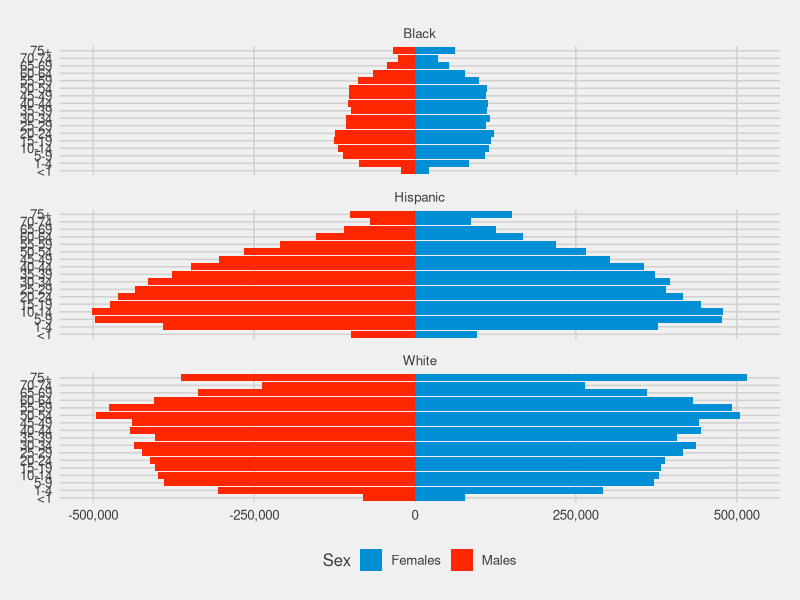
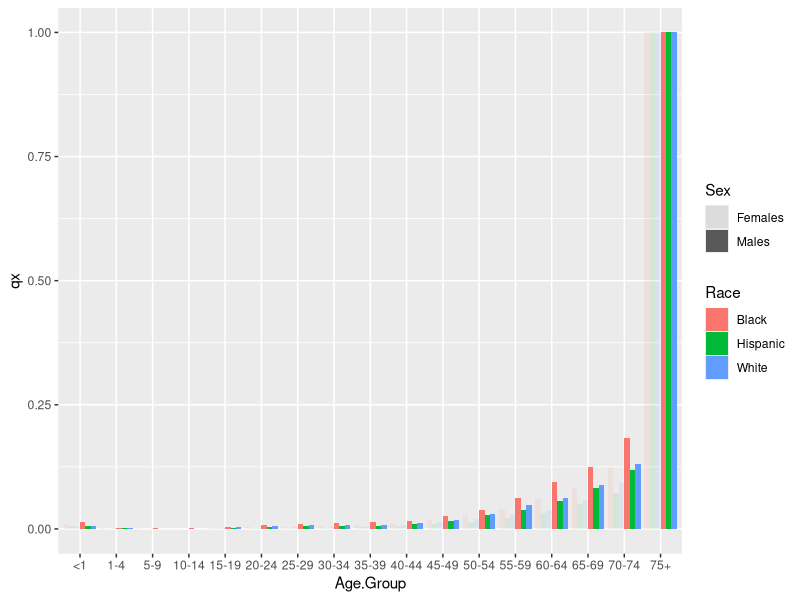

The R script that drew these images, in order:
## ---- chunk 1
require(dplyr)
require(ggplot2)
require(ggthemes)

# require(googlesheets)
# gs_title("Life Tables") %>% gs_read_csv("USA-2011") %>% write.csv("LifeTable_USA2011.csv")
# gs_title("Life Tables") %>% gs_read_csv("TX-Total") %>% rio::export(file="LifeTable_TX.csv", format="csv") 

# LT <- read.csv("LifeTable_USA2011.csv") %>% select(-X)
LT <- read.csv("LifeTable_TX.csv")
LT$Age.Group <- factor(LT$Age.Group, 
                       levels = c("<1", "1-4", "5-9", "10-14", "15-19", "20-24", 
                                  "25-29", "30-34", "35-39", "40-44", "45-49", 
                                  "50-54", "55-59", "60-64", "65-69", "70-74", 
                                  "75+"),
                       ordered = T)
## ---- chunk 2
# qplot(data=LT, x=pr_Death, y=nLives, color=Sex, alpha=Age)
LT$Sex2 <- 1
LT$Sex2[LT$Sex=="Males"] <- -1
## ---- chunk 3
LT %>% ggplot(aes(x=Age.Group, y=Population*Sex2)) + 
  geom_bar(aes(fill=Sex), stat="identity", position = "identity") + 
  coord_flip() + scale_y_continuous(labels = scales::comma) + 
  theme_fivethirtyeight() + scale_fill_fivethirtyeight() + 
  facet_wrap("Race", ncol=1) 
## ---- chunk 4
LT %>%
  ggplot(aes(x=Age.Group, y=qx)) + geom_bar(aes(alpha=Sex, fill=Race), stat="identity", position = "dodge")
